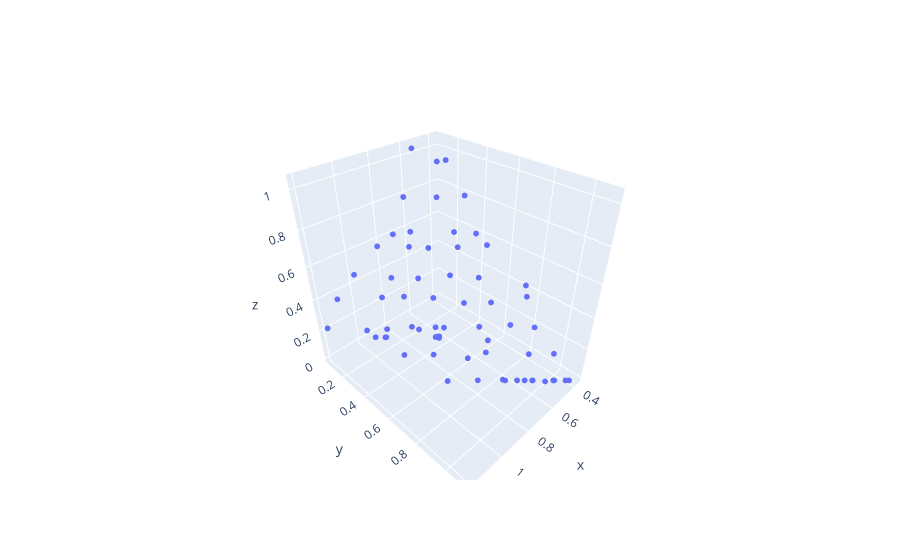

Write notebook code for a chart like this one.
### Code cell
fig2 = go.Figure(data=go.Scatter3d(x=objectives[:,0],
                                   y=objectives[:,1],
                                   z=objectives[:,2],
                                   mode="markers",
                                   marker_size=2))
fig2
